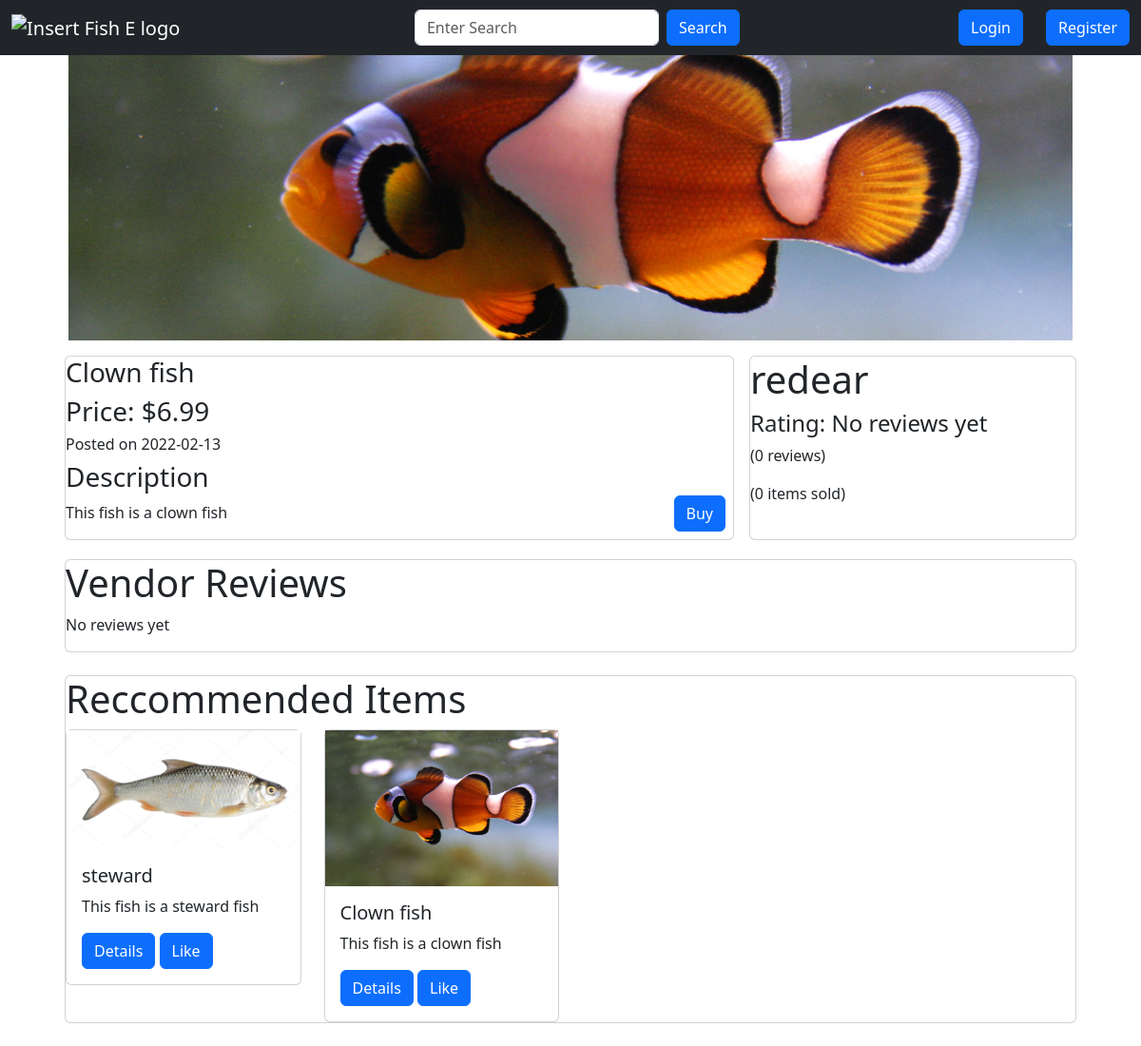
Page /item/3 on the earlier database version.
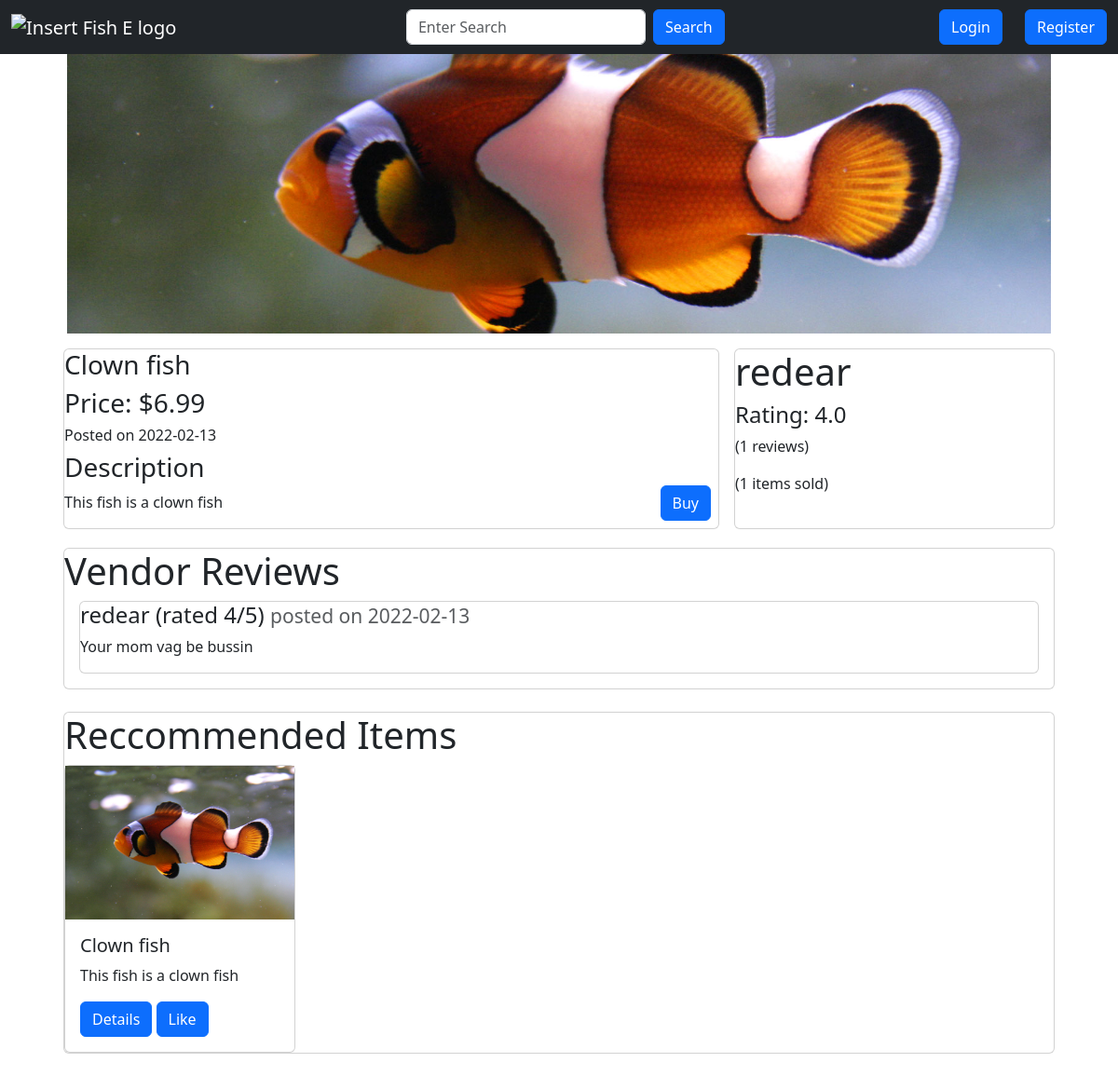
Same page on the later database version.
### app.py (models this page shows, shortened)
class Item(db.Model):
    __searchable__ = ["name", "description"]
    id = db.Column(db.Integer, primary_key=True)
    user_id = db.Column(db.Integer, db.ForeignKey("user.id"), nullable=False)
    name = db.Column(db.String(100), nullable=False)
    description = db.Column(db.String(500), nullable=False)
    category = db.Column(db.String(20), nullable=True)
    base_price = db.Column(db.Float, nullable=False)
    image_file = db.Column(db.String(200), nullable=False, default="default.jpg")
    date_posted = db.Column(db.DateTime, nullable=False, default=datetime.utcnow)
    likes = db.relationship("ItemLike", backref="item", lazy=True)
    status = db.Column(
        db.String(10), nullable=False, default="available"
    )  # "available" or "sold"
    @property
    def price(self):
        return "{:.2f}".format(self.base_price)

class User(db.Model, UserMixin):
    id = db.Column(db.Integer, primary_key=True)
    username = db.Column(db.String(20), unique=True, nullable=False)
    email = db.Column(db.String(120), unique=True, nullable=False)
    description = db.Column(db.String(500), nullable=True)
    image_file = db.Column(db.String(20), nullable=False, default="default.jpg")
    password = db.Column(db.String(60), nullable=False)
    date_joined = db.Column(db.DateTime, nullable=False, default=datetime.utcnow)
    items = db.relationship("Item", backref="author", lazy=True)
    bought = db.relationship(
        "Transaction", foreign_keys="Transaction.user_id", backref="buyer", lazy=True
    )
    sold = db.relationship(
        "Transaction", foreign_keys="Transaction.vendor_id", backref="seller", lazy=True
    )
    reviews = db.relationship(
        "Review", foreign_keys="Review.user_id", backref="author", lazy=True
    )
    reviewed = db.relationship(
        "Review", foreign_keys="Review.recipient_id", backref="getter", lazy=True
    )
    liked = db.relationship(
        "ItemLike", foreign_keys="ItemLike.user_id", backref="user", lazy=True
    )
    @property
    def ratings(self):
        return len(self.reviewed)
    @property
    def rating(self):
        total = 0
        reviews = self.reviewed
        if reviews:
            for review in reviews:
                total += review.rating
            average = total / len(self.reviewed)
            return "{:.1f}".format(average)
        return "No reviews yet"

class Review(db.Model):
    id = db.Column(db.Integer, primary_key=True)
    transaction_id = db.Column(
        db.Integer, db.ForeignKey("transaction.id"), nullable=False
    )
    user_id = db.Column(db.Integer, db.ForeignKey("user.id"), nullable=False)
    recipient_id = db.Column(db.Integer, db.ForeignKey("user.id"), nullable=False)
    date_posted = db.Column(db.DateTime, nullable=False, default=datetime.utcnow)
    rating = db.Column(db.Integer, nullable=False)
    comment = db.Column(db.String(500), nullable=False)

### app.py (the view)
@app.route("/item/<int:item_id>")
def render_item(item_id):
    r_items = Item.query.filter_by(status="available").limit(4).all()
    form = SearchForm()
    item = Item.query.filter_by(id=item_id).first()
    vendor = User.query.filter_by(id=item.user_id).first()
    v_sold_count = len(vendor.sold)
    reviews = vendor.reviewed[:4]
    review_authors = [
        User.query.filter_by(id=review.user_id).first() for review in reviews
    ]
    reviews = list(zip(review_authors, reviews))
    if item:
        return render_template(
            "item.html",
            form=form,
            item=item,
            vendor=vendor,
            r_items=r_items,
            v_sold_count=v_sold_count,
            reviews=reviews,
        )

### app.py
class SearchForm(FlaskForm):
    search = StringField(
        validators=[DataRequired()], render_kw={"placeholder": "Enter Search"}
    )
    submit = SubmitField("Search")

### templates/item.html (shortened to what this page needs)
{% from 'macros/navbar.html' import navbar %}
{% from 'macros/reccommended_items.html' import reccommended_items %}
{% from 'macros/render_review.html' import render_review %}
{% extends 'base.html' %}
{% block content %}
{{ navbar(form, current_user) }}
<div class="container-fluid">
    <div class="row mb-3 mx-5">
        <div class="col-md-12">
            <img src="{{ url_for('static', filename='img/fish/' + item.image_file) }}" alt="insert image"
                style="object-fit: cover; width: 100%; height: 300px;">
        </div>
    </div>
    <div class="row g-3 mx-5">
        <div class="col-md-8">
            <div class="row">
                <div class="col">
                    <div class="card" style="height: 100%;">
                        <div class="row">
                            <div class="col">
                                <h3>{{ item.name }}</h3>
                            </div>
                        </div>
                        <div class="row">
                            <div class="col">
                                <h3>Price: ${{ item.price }}</h3>
                            </div>
                        </div>
                        <div class="row">
                            <div class="col">
                                <h6>Posted on {{ item.date_posted.date() }}</h3>
                            </div>
                        </div>
                        <div class="row">
                            <div class="col">
                                <h3>Description</h3>
                                <p>{{ item.description }}</p>
                            </div>
                            <div class="col">
                                <span style="position: absolute; bottom: 0; right: 0;">
                                    <a href="/buy/{{ item.id }}" role="button"
                                        class="btn btn-primary m-2 {% if item.status=='bought' %}disabled{% endif %}" ">Buy</a>
                                </span>
                            </div>
                        </div>
                    </div>
                </div>
            </div>
        </div>
        <div class="col-md-4">
            <div class="card" style="height: 100%;">
                <h1>{{ vendor.username }}</h1>
                <h4>Rating: {{ vendor.rating }}</h4>
                <p>({{ vendor.ratings }} reviews)</p>
                <p>({{ v_sold_count }} items sold)</p>
            </div>
        </div>
    </div>
    <div class="row my-1 mx-5 g-3">
        <div class="col-md-12">
            <div class="card" style="height: 100%;">
                <h1>Vendor Reviews</h1>
                {% if reviews %}
                {% for review in reviews %}
                {{ render_review(review) }}
                {% endfor %}
                {% else %}
                <p>No reviews yet</p>
                {% endif %}
            </div>
        </div>
    </div>
    <div class="row my-3 mx-5">
        <div class="col-md-12 p-2">
            <div class="card">
                {{ reccommended_items(r_items, current_user) }}
            </div>
        </div>
    </div>
</div>
{% endblock content %}

### templates/macros/navbar.html (shortened to what this page needs)
{% macro navbar(form, current_user) %}
<nav class="navbar navbar-expand-lg navbar-dark bg-dark">
    <div class="container-fluid">
        <a class="navbar-brand" href="/home"><img src="" alt="Insert Fish E logo"></a>
        <form class="d-flex" action="/search" method="get">
            {{ form.search(class_="form-control me-2") }}
            {{ form.submit(class_="btn btn-primary") }}
        </form>
        <div class="d-flex row">
            {% if current_user.is_authenticated %}
            <div class="col">
                <a href="/myitems"><button class="btn btn-primary">Items</button></a>
            </div>
            <div class="col">
                <a href="/likes"><button class="btn btn-primary">Likes</button></a>
            </div>
            <div class="col">
                <a href="/chats"><button class="btn btn-primary">Chats</button></a>
            </div>
            <div class="col">
                <a href="/logout"><button class="btn btn-primary">Logout</button></a>
            </div>
            <div class="col">
                <a href="/profile/{{ current_user.id }}"><img
                        src="{{ url_for('static', filename='img/profile/' + current_user.image_file) }}" alt="pfp"
                        class="rounded-circle" width="38px"></a>
            </div>
            {% else %}
            <div class="col">
                <a href="/login"><button class="btn btn-primary">Login</button></a>
            </div>
            <div class="col">
                <a href="/register"><button class="btn btn-primary">Register</button></a>
            </div>
            {% endif %}
        </div>
    </div>
</nav>
{% endmacro %}

### templates/macros/reccommended_items.html
{% from 'macros/item_card.html' import item_card %}
{% macro reccommended_items(items, current_user) %}
<div class="row">
    <div class="col">
        <div class="row">
            <div class="col">
                <h1>Reccommended Items</h1>
            </div>
        </div>
        <div class="row gy-5">
            {% for item in items %}
            <div class="col-md-3">
                {{ item_card(item, current_user) }}
            </div>
            {% endfor %}
        </div>
    </div>
</div>
{% endmacro %}

### templates/macros/render_review.html
{% macro render_review(review) %}
<div class="card mb-3 mx-3">
    <h4>{{ review[0].username }} (rated {{ review[1].rating }}/5) <small class="text-muted">posted on {{
            review[1].date_posted.date() }}</small>
    </h4>
    <p>{{ review[1].comment }}</p>
</div>
{% endmacro %}

### templates/base.html (shortened to what this page needs)
<!doctype html>
<html lang="en">
<head>
    {% block head %}
    {% block styles %}
    {{ bootstrap.load_css() }}
    <link rel="stylesheet" href="{{ url_for('static', filename='style.css') }}">
    {% endblock %}
    {% endblock %}
</head>
<body>
    {% block content %}{% endblock %}
</body>
</html>

### templates/macros/item_card.html
{% macro item_card(item, current_user) %}
<div class="card">
    <img src="{{ url_for('static', filename='img/fish/' + item.image_file) }}" alt="insert image"
        style="display: block; max-width: 100%; height: auto;">
    <div class="card-body">
        {% if item.status == "bought" %}
        <h5 class="card-title">{{ item.name }} <small>(bought)</small></h5>
        {% else %}
        <h5 class="card-title">{{ item.name }}</h5>
        {% endif %}
        <p class="card-text">{{ item.description }}</p>
        <a href="/item/{{ item.id }}" class="btn btn-primary">Details</a>
        {% if current_user.is_authenticated %}
        {% if not current_user.has_liked_item(item) %}
        <a href="{{ url_for('like_action', item_id=item.id, action='like') }}" class="btn btn-primary">Like</a>
        {% else %}
        <a href="{{ url_for('like_action', item_id=item.id, action='unlike') }}" class="btn btn-primary">Unlike</a>
        {% endif %}
        {% else %}
        <a href="{{ url_for('like_action', item_id=item.id, action='like') }}" class="btn btn-primary">Like</a>
        {% endif %}
    </div>
</div>
{% endmacro %}

Differences in the rows shown:
no longer on this page (row edited): Item: image_file (picture), name "steward", description "This fish is a steward fish"
now on one of the page's lists (row unchanged): User: username "redear", rating "4", date_posted "2022-02-13", comment "Your mom vag be bussin"
added Review: rating "4.0"
Other differences:
{{ vendor.ratings }}: "0" → "1"
{{ v_sold_count }}: "0" → "1"
{{ vendor.rating }}: "No reviews yet" → (not shown)
text no longer shown: "No reviews yet"
